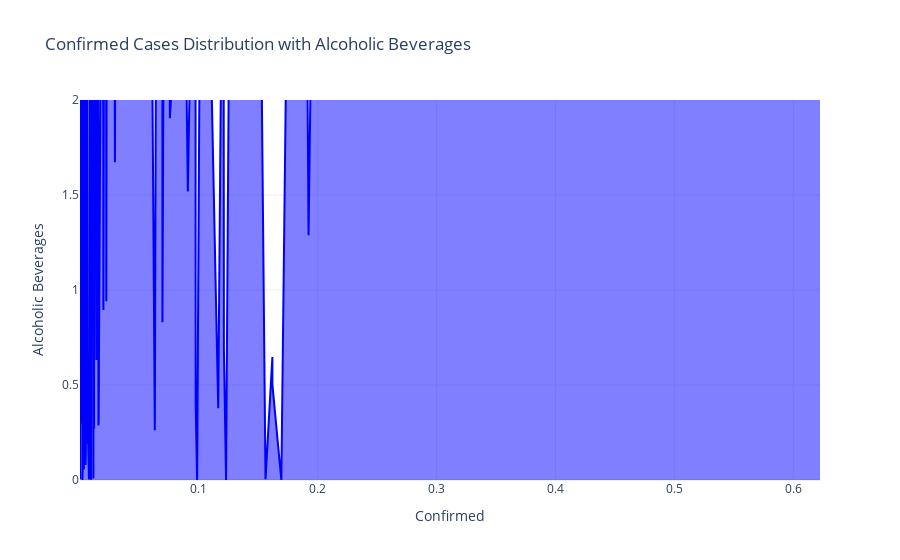
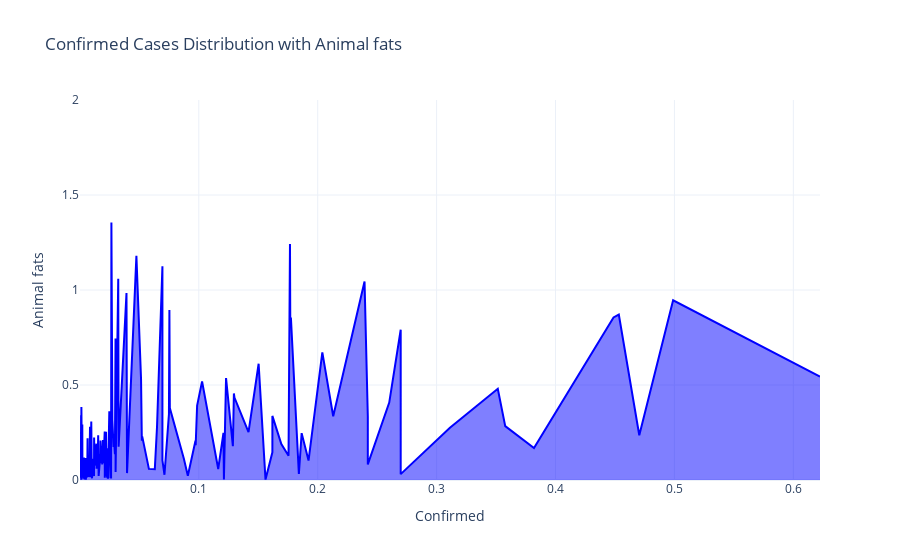
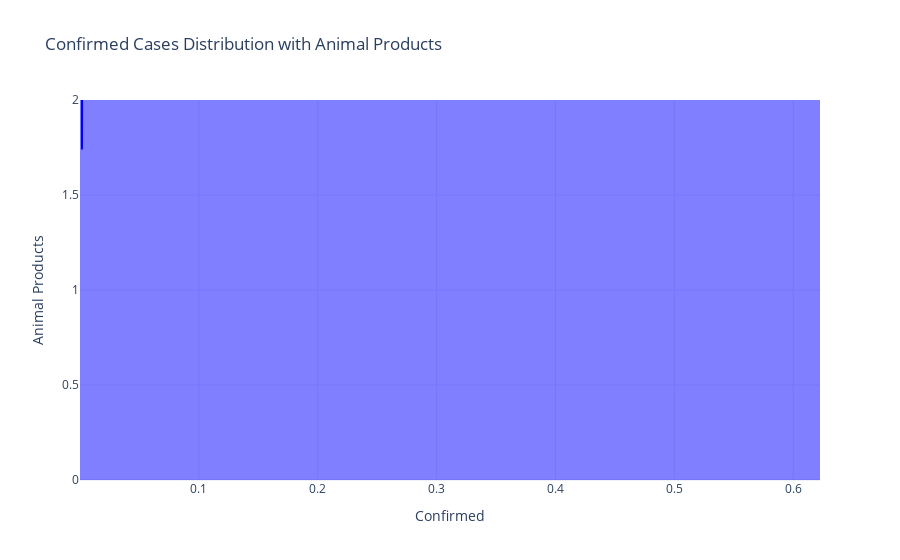
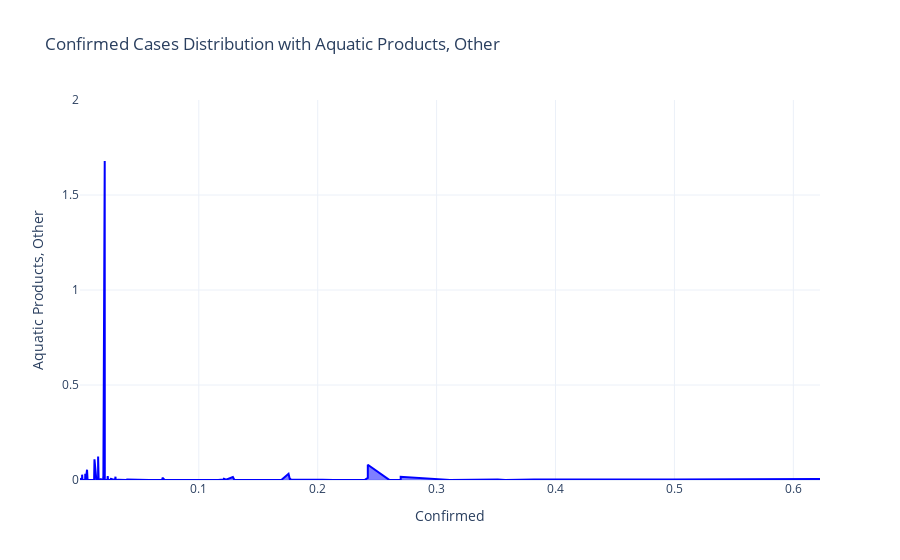

The cell these charts' notebook holds for them, in order:
### Code cell
X_data = data[['Alcoholic Beverages', 'Animal fats', 'Animal Products',
       'Aquatic Products, Other', 'Cereals - Excluding Beer', 'Eggs',
       'Fish, Seafood', 'Fruits - Excluding Wine', 'Meat',
       'Milk - Excluding Butter', 'Miscellaneous', 'Offals', 'Oilcrops',
       'Pulses', 'Spices', 'Starchy Roots', 'Stimulants', 'Sugar & Sweeteners',
       'Sugar Crops', 'Treenuts', 'Vegetable Oils', 'Vegetables',
       'Vegetal Products','Obesity']]
    
for y_data in X_data:
    fig = px.area(data,
            x='Confirmed',
            y=y_data,
            template='plotly_white',
            color_discrete_sequence=['blue'],
            title="Confirmed Cases Distribution with "+str(y_data)
           )

    fig.update_yaxes(range=[0,2])
    fig.show()

### Figure 1 — Plotly figure (JSON) as saved in the notebook; plotly's stock layout.template omitted (floating-point values rounded to 4 significant figures; data arrays with more than 128 entries replaced by an {"elided": "..."} marker saying what was removed)
{"data": [{"hoverlabel": {"namelength": 0}, "hovertemplate": "Confirmed=%{x}<br>Alcoholic Beverages=%{y}", "legendgroup": "", "line": {"color": "blue"}, "mode": "lines", "name": "", "orientation": "v", "showlegend": false, "stackgroup": "1", "type": "scatter", "x": {"elided": "170 float values"}, "xaxis": "x", "y": {"elided": "170 float values"}, "yaxis": "y"}], "layout": {"legend": {"tracegroupgap": 0}, "title": {"text": "Confirmed Cases Distribution with Alcoholic Beverages"}, "xaxis": {"anchor": "y", "domain": [0, 1], "title": {"text": "Confirmed"}}, "yaxis": {"anchor": "x", "domain": [0, 1], "range": [0, 2], "title": {"text": "Alcoholic Beverages"}}}}

### Figure 2 — Plotly figure (JSON) as saved in the notebook; plotly's stock layout.template omitted (floating-point values rounded to 4 significant figures; data arrays with more than 128 entries replaced by an {"elided": "..."} marker saying what was removed)
{"data": [{"hoverlabel": {"namelength": 0}, "hovertemplate": "Confirmed=%{x}<br>Animal fats=%{y}", "legendgroup": "", "line": {"color": "blue"}, "mode": "lines", "name": "", "orientation": "v", "showlegend": false, "stackgroup": "1", "type": "scatter", "x": {"elided": "170 float values"}, "xaxis": "x", "y": {"elided": "170 float values"}, "yaxis": "y"}], "layout": {"legend": {"tracegroupgap": 0}, "title": {"text": "Confirmed Cases Distribution with Animal fats"}, "xaxis": {"anchor": "y", "domain": [0, 1], "title": {"text": "Confirmed"}}, "yaxis": {"anchor": "x", "domain": [0, 1], "range": [0, 2], "title": {"text": "Animal fats"}}}}

### Figure 3 — Plotly figure (JSON) as saved in the notebook; plotly's stock layout.template omitted (floating-point values rounded to 4 significant figures; data arrays with more than 128 entries replaced by an {"elided": "..."} marker saying what was removed)
{"data": [{"hoverlabel": {"namelength": 0}, "hovertemplate": "Confirmed=%{x}<br>Animal Products=%{y}", "legendgroup": "", "line": {"color": "blue"}, "mode": "lines", "name": "", "orientation": "v", "showlegend": false, "stackgroup": "1", "type": "scatter", "x": {"elided": "170 float values"}, "xaxis": "x", "y": {"elided": "170 float values"}, "yaxis": "y"}], "layout": {"legend": {"tracegroupgap": 0}, "title": {"text": "Confirmed Cases Distribution with Animal Products"}, "xaxis": {"anchor": "y", "domain": [0, 1], "title": {"text": "Confirmed"}}, "yaxis": {"anchor": "x", "domain": [0, 1], "range": [0, 2], "title": {"text": "Animal Products"}}}}

### Figure 4 — Plotly figure (JSON) as saved in the notebook; plotly's stock layout.template omitted (floating-point values rounded to 4 significant figures; data arrays with more than 128 entries replaced by an {"elided": "..."} marker saying what was removed)
{"data": [{"hoverlabel": {"namelength": 0}, "hovertemplate": "Confirmed=%{x}<br>Aquatic Products, Other=%{y}", "legendgroup": "", "line": {"color": "blue"}, "mode": "lines", "name": "", "orientation": "v", "showlegend": false, "stackgroup": "1", "type": "scatter", "x": {"elided": "170 float values"}, "xaxis": "x", "y": {"elided": "170 float values"}, "yaxis": "y"}], "layout": {"legend": {"tracegroupgap": 0}, "title": {"text": "Confirmed Cases Distribution with Aquatic Products, Other"}, "xaxis": {"anchor": "y", "domain": [0, 1], "title": {"text": "Confirmed"}}, "yaxis": {"anchor": "x", "domain": [0, 1], "range": [0, 2], "title": {"text": "Aquatic Products, Other"}}}}
